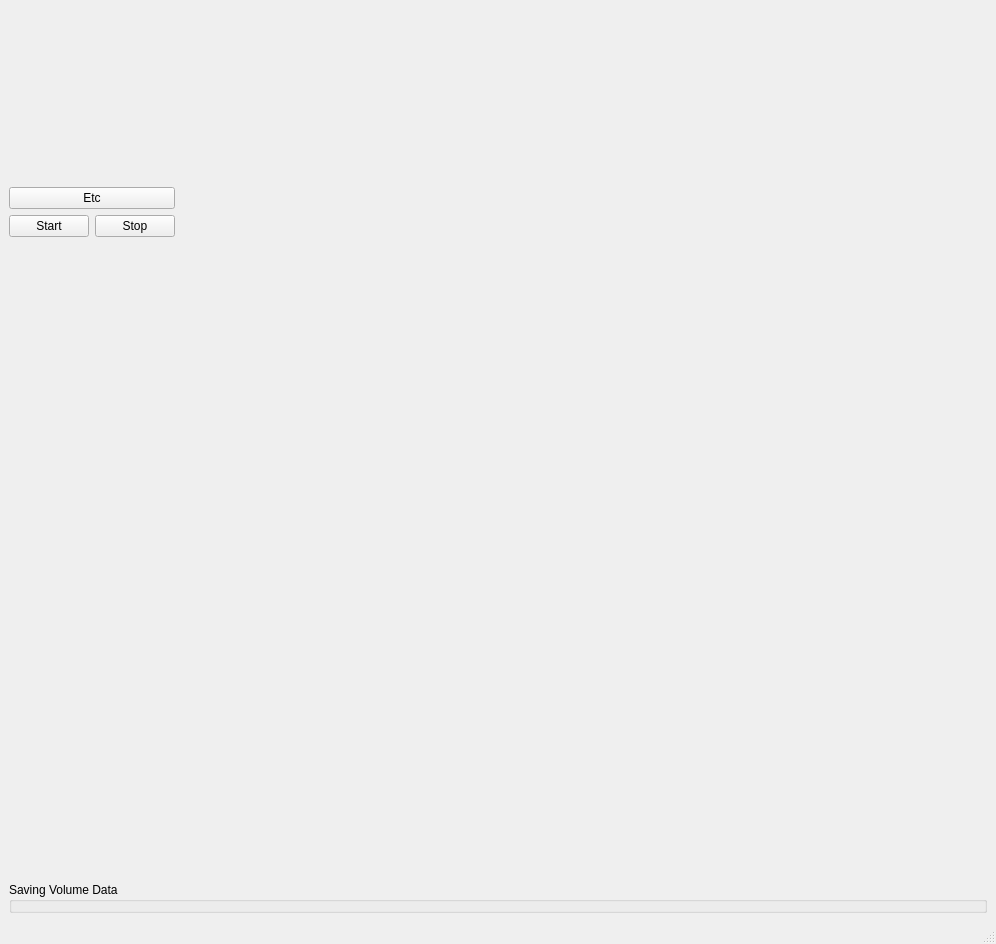
<?xml version="1.0" encoding="UTF-8"?>
<ui version="4.0">
 <class>OCTUiMainWindow</class>
 <widget class="QMainWindow" name="OCTUiMainWindow">
  <property name="geometry">
   <rect>
    <x>0</x>
    <y>0</y>
    <width>996</width>
    <height>944</height>
   </rect>
  </property>
  <property name="windowTitle">
   <string>MainWindow</string>
  </property>
  <widget class="QWidget" name="centralwidget">
   <layout class="QVBoxLayout" name="verticalLayout_5">
    <item>
     <layout class="QHBoxLayout" name="horizontalLayout_3" stretch="0,0">
      <item>
       <layout class="QVBoxLayout" name="verticalLayout_3">
        <item>
         <widget class="ScanConfigWidget" name="widgetScanConfig" native="true">
          <property name="minimumSize">
           <size>
            <width>0</width>
            <height>80</height>
           </size>
          </property>
         </widget>
        </item>
        <item>
         <widget class="AcqParamsWidget" name="widgetAcqParams" native="true">
          <property name="minimumSize">
           <size>
            <width>0</width>
            <height>80</height>
           </size>
          </property>
         </widget>
        </item>
        <item>
         <widget class="DispersionWidget" name="widgetDispersion" native="true"/>
        </item>
        <item>
         <widget class="QPushButton" name="pbEtc">
          <property name="text">
           <string>Etc</string>
          </property>
         </widget>
        </item>
        <item>
         <layout class="QHBoxLayout" name="horizontalLayout_4">
          <item>
           <widget class="QPushButton" name="pbStart">
            <property name="text">
             <string>Start</string>
            </property>
           </widget>
          </item>
          <item>
           <widget class="QPushButton" name="pbStop">
            <property name="text">
             <string>Stop</string>
            </property>
           </widget>
          </item>
         </layout>
        </item>
        <item>
         <spacer name="verticalSpacer_2">
          <property name="orientation">
           <enum>Qt::Vertical</enum>
          </property>
          <property name="sizeHint" stdset="0">
           <size>
            <width>20</width>
            <height>40</height>
           </size>
          </property>
         </spacer>
        </item>
       </layout>
      </item>
      <item>
       <widget class="QStackedWidget" name="stackedWidgetDummy">
        <property name="minimumSize">
         <size>
          <width>800</width>
          <height>800</height>
         </size>
        </property>
        <widget class="QWidget" name="stackedWidgetDummyPage1" native="true"/>
       </widget>
      </item>
     </layout>
    </item>
    <item>
     <layout class="QVBoxLayout" name="verticalLayout_4">
      <item>
       <widget class="SaveVolumeGroupBox" name="gbSaveVolumes">
        <property name="title">
         <string>Saving Volume Data</string>
        </property>
       </widget>
      </item>
     </layout>
    </item>
   </layout>
  </widget>
  <widget class="QMenuBar" name="menubar">
   <property name="geometry">
    <rect>
     <x>0</x>
     <y>0</y>
     <width>996</width>
     <height>21</height>
    </rect>
   </property>
  </widget>
  <widget class="QStatusBar" name="statusbar"/>
 </widget>
 <customwidgets>
  <customwidget>
   <class>ScanConfigWidget</class>
   <extends>QWidget</extends>
   <header>ScanConfigWidget</header>
   <container>1</container>
  </customwidget>
  <customwidget>
   <class>AcqParamsWidget</class>
   <extends>QWidget</extends>
   <header>AcqParamsWidget</header>
   <container>1</container>
  </customwidget>
  <customwidget>
   <class>DispersionWidget</class>
   <extends>QWidget</extends>
   <header>DispersionWidget</header>
   <container>1</container>
  </customwidget>
  <customwidget>
   <class>SaveVolumeGroupBox</class>
   <extends>QGroupBox</extends>
   <header>SaveVolumeGroupBox</header>
   <container>1</container>
  </customwidget>
 </customwidgets>
 <resources/>
 <connections/>
</ui>
